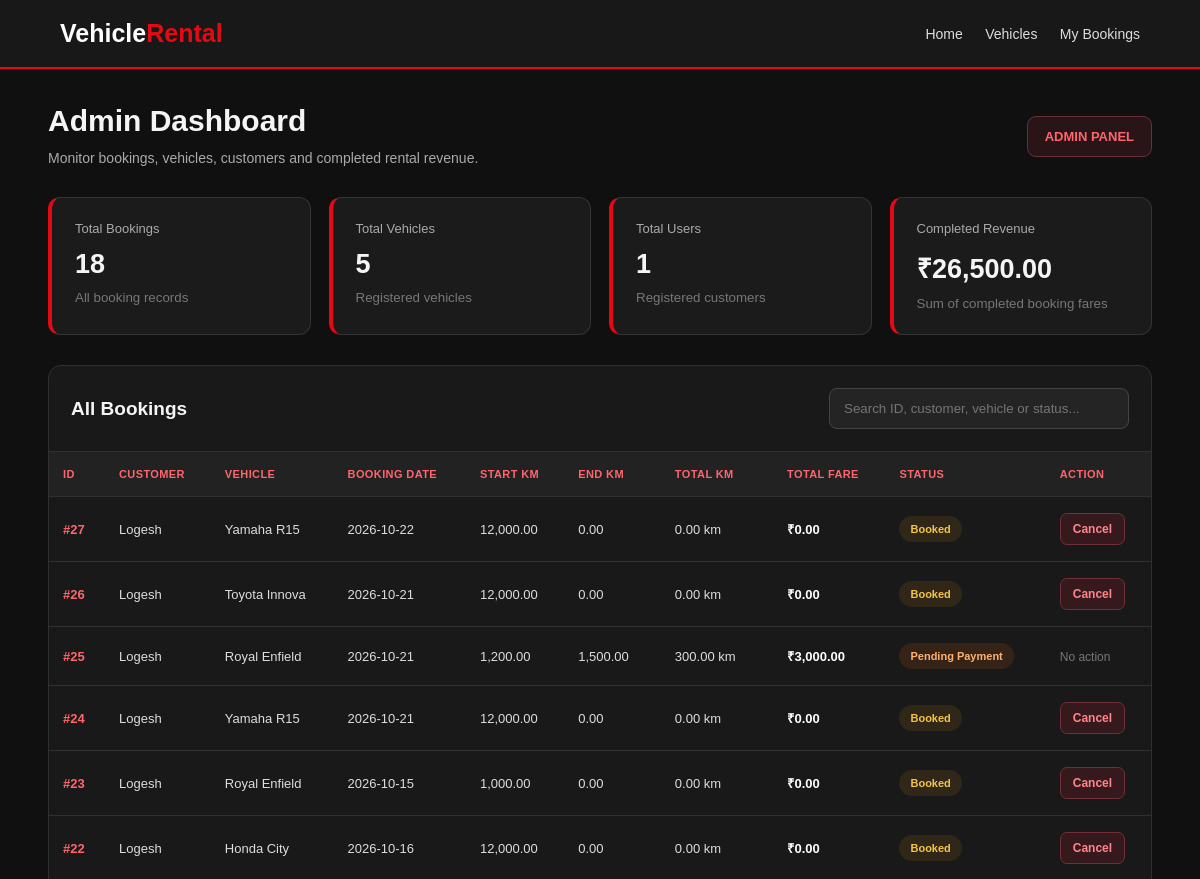
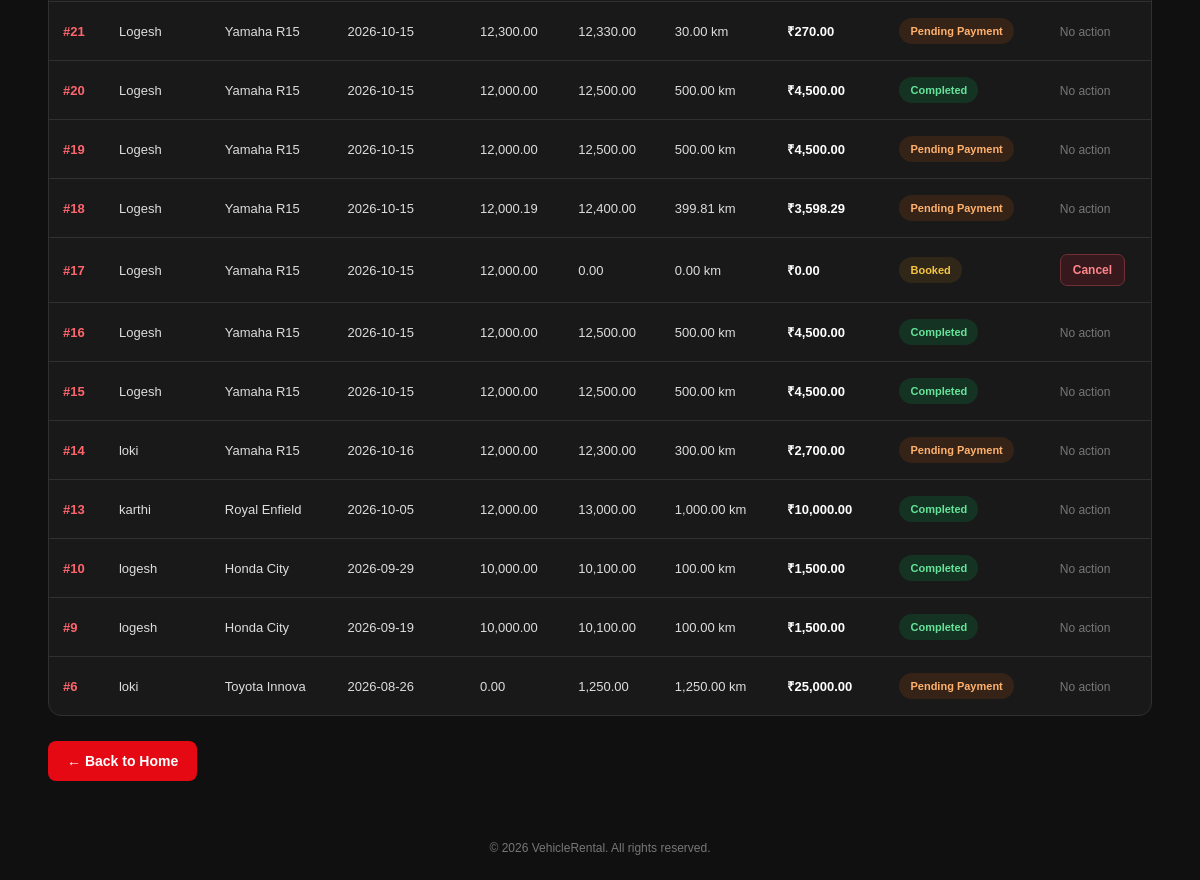
The app's page /admin.php with its own data (2 pictures, top to bottom).
### tables this page shows
CREATE TABLE `bookings` (
  `id` int(11) NOT NULL,
  `user_name` varchar(100) NOT NULL,
  `vehicle_id` int(11) NOT NULL,
  `vehicle_name` varchar(100) NOT NULL,
  `booking_date` date NOT NULL,
  `start_km` decimal(10,2) NOT NULL DEFAULT 0.00,
  `end_km` decimal(10,2) NOT NULL DEFAULT 0.00,
  `total_km` decimal(10,2) NOT NULL DEFAULT 0.00,
  `total_fare` decimal(10,2) NOT NULL DEFAULT 0.00,
  `created_at` timestamp NOT NULL DEFAULT current_timestamp(),
  `status` varchar(30) NOT NULL DEFAULT 'Booked'
);

### admin.php (the view, shortened to what this page needs)
<?php
require_once 'db.php';
$bookingCount = 0;
$vehicleCount = 0;
$userCount = 0;
$totalRevenue = 0;
$result = mysqli_query($conn, "SELECT COUNT(*) AS total FROM bookings");
if ($result) {
    $bookingCount = (int) mysqli_fetch_assoc($result)['total'];
}
$result = mysqli_query($conn, "SELECT COUNT(*) AS total FROM vehicles");
if ($result) {
    $vehicleCount = (int) mysqli_fetch_assoc($result)['total'];
}
$result = mysqli_query($conn, "SELECT COUNT(*) AS total FROM users");
if ($result) {
    $userCount = (int) mysqli_fetch_assoc($result)['total'];
}
$result = mysqli_query(
    $conn,
    "SELECT COALESCE(SUM(total_fare), 0) AS revenue
     FROM bookings
     WHERE status = 'Completed'"
);
if ($result) {
    $totalRevenue = (float) mysqli_fetch_assoc($result)['revenue'];
}
$result = mysqli_query($conn, "SELECT * FROM bookings ORDER BY id DESC");
function e($value) {
    return htmlspecialchars((string)($value ?? ''), ENT_QUOTES, 'UTF-8');
}
?>
<!DOCTYPE html>
<html lang="en">
<head>
</head>
<body>
<nav class="navbar">
    <div class="logo">Vehicle<span>Rental</span></div>
    <div>
        <a class="nav-link" href="index.php">Home</a>
        <a class="nav-link" href="vehicles.php">Vehicles</a>
        <a class="nav-link" href="booking_history.php">My Bookings</a>
    </div>
</nav>
<main class="container">
    <section class="heading">
        <div>
            <h1>Admin Dashboard</h1>
            <p>Monitor bookings, vehicles, customers and completed rental revenue.</p>
        </div>
        <div class="admin-label">ADMIN PANEL</div>
    </section>
    <section class="stats">
        <div class="stat-card">
            <p>Total Bookings</p>
            <h2><?php echo number_format($bookingCount); ?></h2>
            <small>All booking records</small>
        </div>
        <div class="stat-card">
            <p>Total Vehicles</p>
            <h2><?php echo number_format($vehicleCount); ?></h2>
            <small>Registered vehicles</small>
        </div>
        <div class="stat-card">
            <p>Total Users</p>
            <h2><?php echo number_format($userCount); ?></h2>
            <small>Registered customers</small>
        </div>
        <div class="stat-card">
            <p>Completed Revenue</p>
            <h2>₹<?php echo number_format($totalRevenue, 2); ?></h2>
            <small>Sum of completed booking fares</small>
        </div>
    </section>
    <section class="panel">
        <div class="panel-header">
            <h2>All Bookings</h2>
            <input
                type="search"
                id="bookingSearch"
                class="search"
                placeholder="Search ID, customer, vehicle or status..."
                aria-label="Search bookings"
            >
        </div>
        <div class="table-wrap">
            <table id="bookingsTable">
                <thead>
                    <tr>
                        <th>ID</th>
                        <th>Customer</th>
                        <th>Vehicle</th>
                        <th>Booking Date</th>
                        <th>Start KM</th>
                        <th>End KM</th>
                        <th>Total KM</th>
                        <th>Total Fare</th>
                        <th>Status</th>
                        <th>Action</th>
                    </tr>
                </thead>
                <tbody>
                <?php if (mysqli_num_rows($result) > 0): ?>
                    <?php while ($row = mysqli_fetch_assoc($result)): ?>
                        <?php
                        $status = strtolower(trim($row['status'] ?? ''));
                        $statusClass = 'status';
                        if ($status === 'booked') {
                            $statusClass .= ' status-booked';
                        } elseif ($status === 'completed') {
                            $statusClass .= ' status-completed';
                        } elseif ($status === 'cancelled' || $status === 'cancel') {
                            $statusClass .= ' status-cancelled';
                        } elseif ($status === 'pending payment') {
                            $statusClass .= ' status-pending-payment';
                        }
                        ?>
                        <tr>
                            <td class="booking-id">
                                #<?php echo (int) $row['id']; ?>
                            </td>
                            <td><?php echo e($row['user_name']); ?></td>
                            <td><?php echo e($row['vehicle_name']); ?></td>
                            <td><?php echo e($row['booking_date']); ?></td>
                            <td><?php echo number_format((float) $row['start_km'], 2); ?></td>
                            <td><?php echo number_format((float) $row['end_km'], 2); ?></td>
                            <td><?php echo number_format((float) $row['total_km'], 2); ?> km</td>
                            <td class="fare">
                                ₹<?php echo number_format((float) $row['total_fare'], 2); ?>
                            </td>
                            <td>
                                <span class="<?php echo e($statusClass); ?>">
                                    <?php echo e(ucwords($status)); ?>
                                </span>
                            </td>
                            <td>
                                <?php if ($status === 'booked'): ?>
                                    <a
                                        class="cancel-btn"
                                        href="cancel_booking.php?id=<?php echo (int) $row['id']; ?>"
                                        onclick="return confirm('Are you sure you want to cancel booking #<?php echo (int) $row['id']; ?>?');"
                                    >Cancel</a>
                                <?php else: ?>
                                    <span class="no-action">No action</span>
                                <?php endif; ?>
                            </td>
                        </tr>
                    <?php endwhile; ?>
                <?php else: ?>
                    <tr>
                        <td colspan="10" class="empty">No bookings found.</td>
                    </tr>
                <?php endif; ?>
                </tbody>
            </table>
        </div>
    </section>
    <a href="index.php" class="back-btn">← Back to Home</a>
</main>
<footer>
    © <?php echo date('Y'); ?> VehicleRental. All rights reserved.
</footer>
</body>
</html>

### admin.php (style rules this page uses)
* { box-sizing: border-box; margin: 0; padding: 0; font-family: Arial, sans-serif; }
body { background: #101010; color: #f5f5f5; min-height: 100vh; }
.navbar { background: #181818; border-bottom: 2px solid #e50914; padding: 19px 5%; display: flex; align-items: center; justify-content: space-between; gap: 15px; flex-wrap: wrap; }
.logo { color: white; font-size: 25px; font-weight: bold; }
.logo span { color: #e50914; }
.nav-link { color: #ddd; text-decoration: none; margin-left: 18px; font-size: 14px; }
.container { width: 92%; max-width: 1400px; margin: 35px auto; }
.heading { display: flex; align-items: center; justify-content: space-between; gap: 20px; flex-wrap: wrap; margin-bottom: 28px; }
.heading h1 { font-size: 30px; margin-bottom: 9px; }
.heading p { color: #aaa; font-size: 14px; line-height: 1.6; }
.admin-label { border: 1px solid #663039; background: #291518; color: #ff656d; padding: 12px 17px; border-radius: 9px; font-size: 13px; font-weight: bold; }
.stats { display: grid; grid-template-columns: repeat(4, minmax(0, 1fr)); gap: 18px; margin-bottom: 30px; }
.stat-card { background: #1b1b1b; border: 1px solid #333; border-left: 4px solid #e50914; border-radius: 12px; padding: 23px; }
.stat-card p { color: #aaa; font-size: 13px; margin-bottom: 13px; }
.stat-card h2 { font-size: 27px; overflow-wrap: anywhere; }
.stat-card small { display: block; color: #777; margin-top: 10px; }
.panel { background: #191919; border: 1px solid #303030; border-radius: 13px; overflow: hidden; }
.panel-header { padding: 22px; display: flex; align-items: center; justify-content: space-between; gap: 15px; flex-wrap: wrap; border-bottom: 1px solid #303030; }
.panel-header h2 { font-size: 19px; }
.search { background: #242424; color: white; border: 1px solid #444; border-radius: 8px; padding: 12px 14px; width: 300px; max-width: 100%; outline: none; }
.table-wrap { width: 100%; overflow-x: auto; }
table { width: 100%; border-collapse: collapse; min-width: 1050px; }
th { background: #222; color: #ff656d; text-transform: uppercase; letter-spacing: .4px; font-size: 11px; text-align: left; padding: 16px 14px; white-space: nowrap; }
td { padding: 16px 14px; border-top: 1px solid #303030; color: #ddd; font-size: 13px; white-space: nowrap; }
.booking-id { color: #ff656d; font-weight: bold; }
.fare { color: #fff; font-weight: bold; }
.status { display: inline-block; border-radius: 20px; padding: 7px 11px; font-size: 11px; font-weight: bold; background: #303030; color: #ddd; }
.status-booked { background: #302719; color: #f5c542; }
.status-completed { background: #153323; color: #65e49a; }
.status-pending-payment { background: #352318; color: #ffb16d; }
.cancel-btn { display: inline-block; background: #36191c; border: 1px solid #713038; color: #ff858b; padding: 8px 12px; text-decoration: none; border-radius: 7px; font-size: 12px; font-weight: bold; }
.no-action { color: #777; font-size: 12px; }
.back-btn { display: inline-block; margin-top: 25px; background: #e50914; color: white; padding: 12px 19px; text-decoration: none; border-radius: 8px; font-weight: bold; font-size: 14px; }
footer { text-align: center; padding: 25px 15px; color: #777; font-size: 12px; }

### records on screen
bookings: id "27", user_name "Logesh", vehicle_name "Yamaha R15", booking_date "2026-10-22", start_km "12,000.00", end_km "0.00", total_km "0.00", total_fare "0.00", status "Booked"
bookings: id "26", user_name "Logesh", vehicle_name "Toyota Innova", booking_date "2026-10-21", start_km "12,000.00", end_km "0.00", total_km "0.00", total_fare "0.00", status "Booked"
bookings: id "25", user_name "Logesh", vehicle_name "Royal Enfield", booking_date "2026-10-21", start_km "1,200.00", end_km "1,500.00", total_km "300.00", total_fare "3,000.00", status "Pending Payment", shows "No action"
bookings: id "24", user_name "Logesh", vehicle_name "Yamaha R15", booking_date "2026-10-21", start_km "12,000.00", end_km "0.00", total_km "0.00", total_fare "0.00", status "Booked"
bookings: id "23", user_name "Logesh", vehicle_name "Royal Enfield", booking_date "2026-10-15", start_km "1,000.00", end_km "0.00", total_km "0.00", total_fare "0.00", status "Booked"
bookings: id "22", user_name "Logesh", vehicle_name "Honda City", booking_date "2026-10-16", start_km "12,000.00", end_km "0.00", total_km "0.00", total_fare "0.00", status "Booked"
bookings: id "21", user_name "Logesh", vehicle_name "Yamaha R15", booking_date "2026-10-15", start_km "12,300.00", end_km "12,330.00", total_km "30.00", total_fare "270.00", status "Pending Payment", shows "No action"
bookings: id "20", user_name "Logesh", vehicle_name "Yamaha R15", booking_date "2026-10-15", start_km "12,000.00", end_km "12,500.00", total_km "500.00", total_fare "4,500.00", status "Completed", shows "No action"
bookings: id "19", user_name "Logesh", vehicle_name "Yamaha R15", booking_date "2026-10-15", start_km "12,000.00", end_km "12,500.00", total_km "500.00", total_fare "4,500.00", status "Pending Payment", shows "No action"
bookings: id "18", user_name "Logesh", vehicle_name "Yamaha R15", booking_date "2026-10-15", start_km "12,000.19", end_km "12,400.00", total_km "399.81", total_fare "3,598.29", status "Pending Payment", shows "No action"
bookings: id "17", user_name "Logesh", vehicle_name "Yamaha R15", booking_date "2026-10-15", start_km "12,000.00", end_km "0.00", total_km "0.00", total_fare "0.00", status "Booked"
bookings: id "16", user_name "Logesh", vehicle_name "Yamaha R15", booking_date "2026-10-15", start_km "12,000.00", end_km "12,500.00", total_km "500.00", total_fare "4,500.00", status "Completed", shows "No action"
bookings: id "15", user_name "Logesh", vehicle_name "Yamaha R15", booking_date "2026-10-15", start_km "12,000.00", end_km "12,500.00", total_km "500.00", total_fare "4,500.00", status "Completed", shows "No action"
bookings: id "14", user_name "loki", vehicle_name "Yamaha R15", booking_date "2026-10-16", start_km "12,000.00", end_km "12,300.00", total_km "300.00", total_fare "2,700.00", status "Pending Payment", shows "No action"
bookings: id "13", user_name "karthi", vehicle_name "Royal Enfield", booking_date "2026-10-05", start_km "12,000.00", end_km "13,000.00", total_km "1,000.00", total_fare "10,000.00", status "Completed", shows "No action"
bookings: id "10", user_name "logesh", vehicle_name "Honda City", booking_date "2026-09-29", start_km "10,000.00", end_km "10,100.00", total_km "100.00", total_fare "1,500.00", status "Completed", shows "No action"
bookings: id "9", user_name "logesh", vehicle_name "Honda City", booking_date "2026-09-19", start_km "10,000.00", end_km "10,100.00", total_km "100.00", total_fare "1,500.00", status "Completed", shows "No action"
bookings: id "6", user_name "loki", vehicle_name "Toyota Innova", booking_date "2026-08-26", start_km "0.00", end_km "1,250.00", total_km "1,250.00", total_fare "25,000.00", status "Pending Payment", shows "No action"

### other values on screen
$bookingCount "18"
$vehicleCount "5"
$userCount "1"
$totalRevenue "26,500.00"
